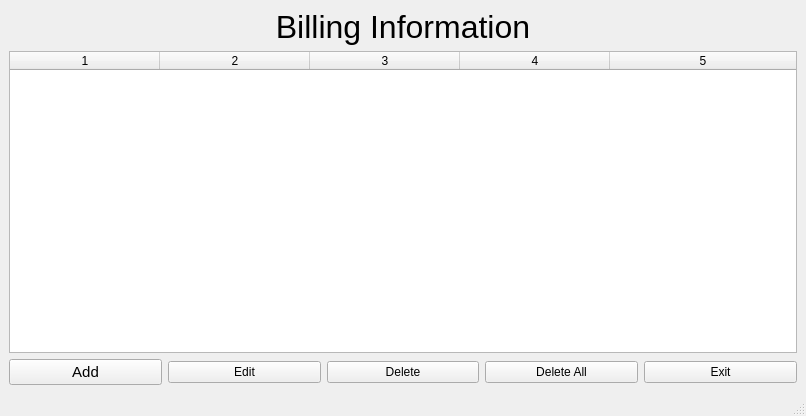
<?xml version="1.0" encoding="UTF-8"?>
<ui version="4.0">
 <class>formProfileManager</class>
 <widget class="QMainWindow" name="formProfileManager">
  <property name="geometry">
   <rect>
    <x>0</x>
    <y>0</y>
    <width>806</width>
    <height>416</height>
   </rect>
  </property>
  <property name="windowTitle">
   <string>Profile Manager</string>
  </property>
  <widget class="QWidget" name="centralwidget">
   <layout class="QGridLayout" name="gridLayout">
    <item row="3" column="1">
     <widget class="QPushButton" name="btnAdd">
      <property name="font">
       <font>
        <pointsize>11</pointsize>
       </font>
      </property>
      <property name="text">
       <string>Add</string>
      </property>
     </widget>
    </item>
    <item row="3" column="2">
     <widget class="QPushButton" name="btnEdit">
      <property name="text">
       <string>Edit</string>
      </property>
     </widget>
    </item>
    <item row="3" column="3">
     <widget class="QPushButton" name="btnDelete">
      <property name="text">
       <string>Delete</string>
      </property>
     </widget>
    </item>
    <item row="3" column="4">
     <widget class="QPushButton" name="btnDeleteAll">
      <property name="text">
       <string>Delete All</string>
      </property>
     </widget>
    </item>
    <item row="3" column="5">
     <widget class="QPushButton" name="btnExit">
      <property name="text">
       <string>Exit</string>
      </property>
     </widget>
    </item>
    <item row="1" column="1" colspan="5">
     <widget class="QTableWidget" name="tbProfile">
      <property name="rowCount">
       <number>0</number>
      </property>
      <property name="columnCount">
       <number>5</number>
      </property>
      <attribute name="horizontalHeaderDefaultSectionSize">
       <number>150</number>
      </attribute>
      <attribute name="horizontalHeaderStretchLastSection">
       <bool>true</bool>
      </attribute>
      <attribute name="verticalHeaderVisible">
       <bool>false</bool>
      </attribute>
      <column/>
      <column/>
      <column/>
      <column/>
      <column/>
     </widget>
    </item>
    <item row="0" column="1" colspan="5">
     <widget class="QLabel" name="label">
      <property name="font">
       <font>
        <pointsize>24</pointsize>
       </font>
      </property>
      <property name="text">
       <string>Billing Information</string>
      </property>
      <property name="alignment">
       <set>Qt::AlignCenter</set>
      </property>
     </widget>
    </item>
   </layout>
  </widget>
  <widget class="QStatusBar" name="statusbar"/>
 </widget>
 <resources/>
 <connections>
  <connection>
   <sender>btnExit</sender>
   <signal>clicked()</signal>
   <receiver>formProfileManager</receiver>
   <slot>close()</slot>
   <hints>
    <hint type="sourcelabel">
     <x>720</x>
     <y>367</y>
    </hint>
    <hint type="destinationlabel">
     <x>402</x>
     <y>207</y>
    </hint>
   </hints>
  </connection>
  <connection>
   <sender>tbProfile</sender>
   <signal>itemDoubleClicked(QTableWidgetItem*)</signal>
   <receiver>btnEdit</receiver>
   <slot>click()</slot>
   <hints>
    <hint type="sourcelabel">
     <x>402</x>
     <y>201</y>
    </hint>
    <hint type="destinationlabel">
     <x>244</x>
     <y>367</y>
    </hint>
   </hints>
  </connection>
 </connections>
</ui>
